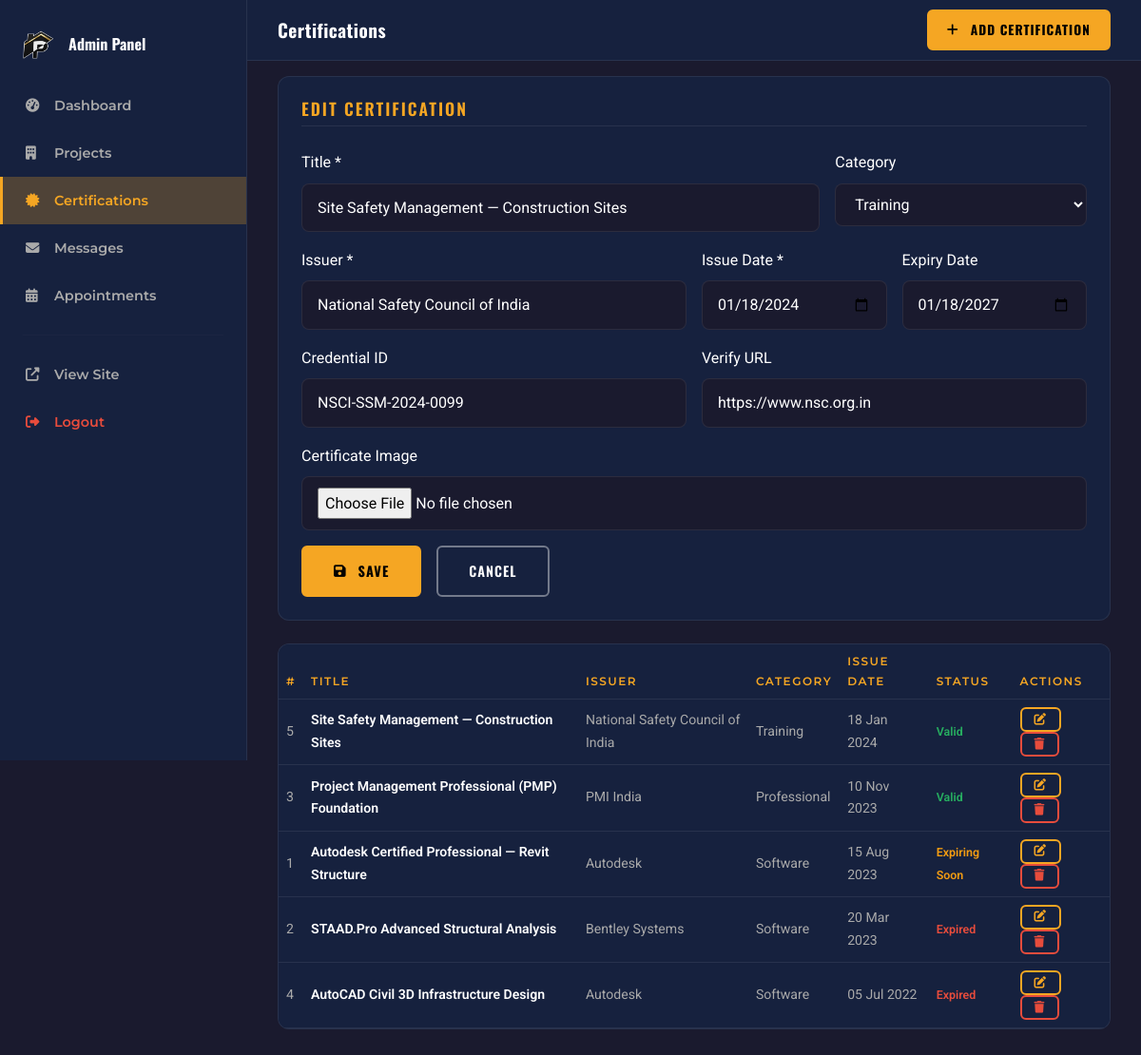
/admin/certifications.php?action=edit&id=5 (signed in), run on the app's committed database.
### tables this page shows
CREATE TABLE IF NOT EXISTS `certifications` (
  `id` INT UNSIGNED NOT NULL AUTO_INCREMENT,
  `title` VARCHAR(200) NOT NULL,
  `issuer` VARCHAR(200) NOT NULL,
  `category` ENUM('academic','professional','software','training','internship') NOT NULL DEFAULT 'professional',
  `issue_date` DATE NOT NULL,
  `expiry_date` DATE DEFAULT NULL,
  `credential_id` VARCHAR(200) DEFAULT NULL,
  `verify_url` VARCHAR(500) DEFAULT NULL,
  `image_path` LONGTEXT DEFAULT NULL,
  `created_at` TIMESTAMP DEFAULT CURRENT_TIMESTAMP,
  PRIMARY KEY (`id`)
);

### includes/functions.php (called while the page is built, shortened)
<?php
function certStatus(string|null $expiry): string {
    if (!$expiry) return 'valid';
    $exp = new DateTime($expiry);
    $now = new DateTime();
    $diff = $now->diff($exp);
    if ($exp < $now) return 'expired';
    if ($diff->days <= 90) return 'expiring';
    return 'valid';
}
function certStatusLabel(string|null $expiry): string {
    $s = certStatus($expiry);
    return match($s) {
        'expired'  => 'Expired',
        'expiring' => 'Expiring Soon',
        default    => 'Valid',
    };
}

### admin/certifications.php (the view, shortened to what this page needs)
<?php
require_once __DIR__ . '/../includes/functions.php';
$db     = getDB();
$action = $_GET['action'] ?? 'list';
$msg    = ''; $msgType = 'success'; $editCert = null;
if ($action === 'edit' && isset($_GET['id'])) {
    $s = $db->prepare("SELECT * FROM certifications WHERE id=?");
    $s->execute([(int)$_GET['id']]); $editCert = $s->fetch();
}
$certs = $db->query("SELECT * FROM certifications ORDER BY issue_date DESC")->fetchAll();
?>
<!DOCTYPE html>
<html lang="en">
<head>
  <link href="https://cdn.jsdelivr.net/npm/bootstrap@5.3.3/dist/css/bootstrap.min.css" rel="stylesheet">
  <link rel="stylesheet" href="https://cdnjs.cloudflare.com/ajax/libs/font-awesome/6.5.1/css/all.min.css">
  <link rel="stylesheet" href="/assets/css/style.min.css">
  <link rel="stylesheet" href="/assets/css/dark-theme.min.css">
  <link rel="stylesheet" href="/assets/css/responsive.min.css">
</head>
<body>
<aside class="admin-sidebar">
  <div class="px-4 mb-4"><div class="d-flex align-items-center gap-2"><img src="/assets/images/hero/logo.png" alt="Logo" style="height: 30px; width: auto; object-fit: contain; margin-right: 8px;"><span style="font-family:var(--font-heading);font-size:1rem;font-weight:700;">Admin Panel</span></div></div>
  <nav>
    <a href="/admin/index.php" class="admin-nav-link"><i class="fas fa-tachometer-alt"></i>Dashboard</a>
    <a href="/admin/projects.php" class="admin-nav-link"><i class="fas fa-building"></i>Projects</a>
    <a href="/admin/certifications.php" class="admin-nav-link active"><i class="fas fa-certificate"></i>Certifications</a>
    <a href="/admin/contacts.php" class="admin-nav-link"><i class="fas fa-envelope"></i>Messages</a>
    <a href="/admin/appointments.php" class="admin-nav-link"><i class="fas fa-calendar-alt"></i>Appointments</a>
    <hr style="border-color:var(--clr-border);margin:1rem 1.5rem;">
    <a href="/index.php" class="admin-nav-link"><i class="fas fa-external-link-alt"></i>View Site</a>
    <a href="/admin/logout.php" class="admin-nav-link" style="color:var(--clr-error)!important;"><i class="fas fa-sign-out-alt"></i>Logout</a>
  </nav>
</aside>
<div class="admin-topbar"><h2 style="font-family:var(--font-heading);font-size:1.2rem;font-weight:700;margin:0;">Certifications</h2><a href="?action=add" class="btn-accent ms-auto" style="padding:0.5rem 1.2rem;font-size:0.85rem;"><i class="fas fa-plus me-1"></i>Add Certification</a></div>
<div class="content-area">
  <?php if ($action === 'add' || $action === 'edit'): ?>
    <div class="card-custom p-4 mb-4">
      <h3 class="skill-group-title mb-4"><?= $action==='edit'?'Edit':'Add' ?> Certification</h3>
      <form method="POST" enctype="multipart/form-data">
        <div class="row g-3">
          <div class="col-sm-8"><label class="form-label">Title *</label><input type="text" name="title" class="fc" required value="<?= htmlspecialchars($editCert['title'] ?? '') ?>"></div>
          <div class="col-sm-4"><label class="form-label">Category</label>
            <select name="category" class="fc">
              <?php foreach (['academic','professional','software','training','internship'] as $cat): ?>
                <option value="<?= $cat ?>" <?= ($editCert['category'] ?? '') === $cat ? 'selected' : '' ?>><?= ucfirst($cat) ?></option>
              <?php endforeach; ?>
            </select>
          </div>
          <div class="col-sm-6"><label class="form-label">Issuer *</label><input type="text" name="issuer" class="fc" required value="<?= htmlspecialchars($editCert['issuer'] ?? '') ?>"></div>
          <div class="col-sm-3"><label class="form-label">Issue Date *</label><input type="date" name="issue_date" class="fc" required value="<?= $editCert['issue_date'] ?? '' ?>"></div>
          <div class="col-sm-3"><label class="form-label">Expiry Date</label><input type="date" name="expiry_date" class="fc" value="<?= $editCert['expiry_date'] ?? '' ?>"></div>
          <div class="col-sm-6"><label class="form-label">Credential ID</label><input type="text" name="credential_id" class="fc" value="<?= htmlspecialchars($editCert['credential_id'] ?? '') ?>"></div>
          <div class="col-sm-6"><label class="form-label">Verify URL</label><input type="url" name="verify_url" class="fc" value="<?= htmlspecialchars($editCert['verify_url'] ?? '') ?>"></div>
          <div class="col-12"><label class="form-label">Certificate Image</label><input type="file" name="image" class="fc" accept="image/jpeg,image/png,image/webp"></div>
          <div class="col-12 d-flex gap-3"><button type="submit" class="btn-accent"><i class="fas fa-save me-1"></i>Save</button><a href="?action=list" class="btn-ghost">Cancel</a></div>
        </div>
      </form>
    </div>
  <?php endif; ?>
  <div class="card-custom">
    <div class="table-responsive">
      <table class="table admin-table mb-0">
        <thead><tr><th>#</th><th>Title</th><th>Issuer</th><th>Category</th><th>Issue Date</th><th>Status</th><th>Actions</th></tr></thead>
        <tbody>
          <?php foreach ($certs as $c):
            $s = certStatus($c['expiry_date']); $sl = certStatusLabel($c['expiry_date']); ?>
            <tr>
              <td><?= $c['id'] ?></td>
              <td style="color:var(--clr-text);font-weight:600;"><?= htmlspecialchars($c['title']) ?></td>
              <td><?= htmlspecialchars($c['issuer']) ?></td>
              <td><span class="card-category"><?= ucfirst($c['category']) ?></span></td>
              <td><?= date('d M Y', strtotime($c['issue_date'])) ?></td>
              <td><span style="font-size:0.78rem;font-weight:600;color:<?= $s==='valid'?'var(--clr-success)':($s==='expiring'?'var(--clr-warning)':'var(--clr-error)') ?>"><?= $sl ?></span></td>
              <td>
                <a href="?action=edit&id=<?= $c['id'] ?>" class="btn-outline-accent" style="padding:0.3rem 0.8rem;font-size:0.78rem;margin-right:0.3rem;"><i class="fas fa-edit"></i></a>
                <a href="?action=delete&id=<?= $c['id'] ?>" class="btn-ghost" style="padding:0.3rem 0.8rem;font-size:0.78rem;color:var(--clr-error);border-color:var(--clr-error);" onclick="return confirm('Delete?')"><i class="fas fa-trash"></i></a>
              </td>
            </tr>
          <?php endforeach; ?>
        </tbody>
      </table>
    </div>
  </div>
</div>
</body>
</html>

### admin/certifications.php (style rules this page uses)
body { background:var(--clr-bg); }
.admin-topbar { height:64px;background:var(--clr-bg2);border-bottom:1px solid var(--clr-border);display:flex;align-items:center;padding:0 2rem;position:fixed;top:0;left:260px;right:0;z-index:50; }
.content-area { margin-left:260px;padding:5rem 2rem 2rem; }
.fc { background:var(--clr-bg);border:1px solid var(--clr-border);color:var(--clr-text);border-radius:8px;padding:0.7rem 1rem;width:100%; }

### data on the page
certifications: title "Site Safety Management — Construction Sites", category "Training", issuer "National Safety Council of India", issue_date "01/18/2024", expiry_date "01/18/2027", credential_id "NSCI-SSM-2024-0099", verify_url "https://www.nsc.org.in", id "5", issue_date "18 Jan 2024", expiry_date "Valid"
certifications: id "3", title "Project Management Professional (PMP) Foundation", issuer "PMI India", category "Professional", issue_date "10 Nov 2023", expiry_date "Valid"
certifications: id "1", title "Autodesk Certified Professional — Revit Structure", issuer "Autodesk", category "Software", issue_date "15 Aug 2023", expiry_date "Expiring Soon"
certifications: id "2", title "STAAD.Pro Advanced Structural Analysis", issuer "Bentley Systems", category "Software", issue_date "20 Mar 2023", expiry_date "Expired"
certifications: id "4", title "AutoCAD Civil 3D Infrastructure Design", issuer "Autodesk", category "Software", issue_date "05 Jul 2022", expiry_date "Expired"
